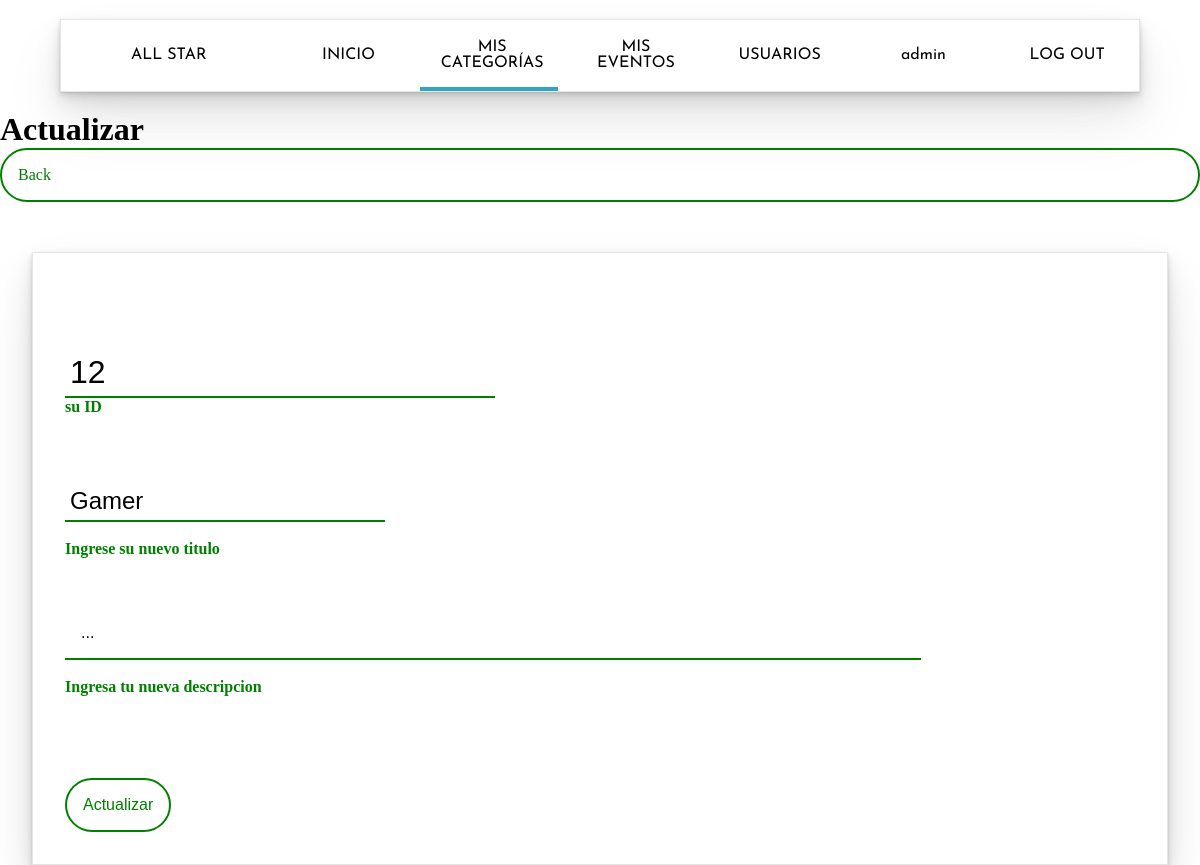
Before: /categoria/update.php?id=12 (signed in) with the older database file.
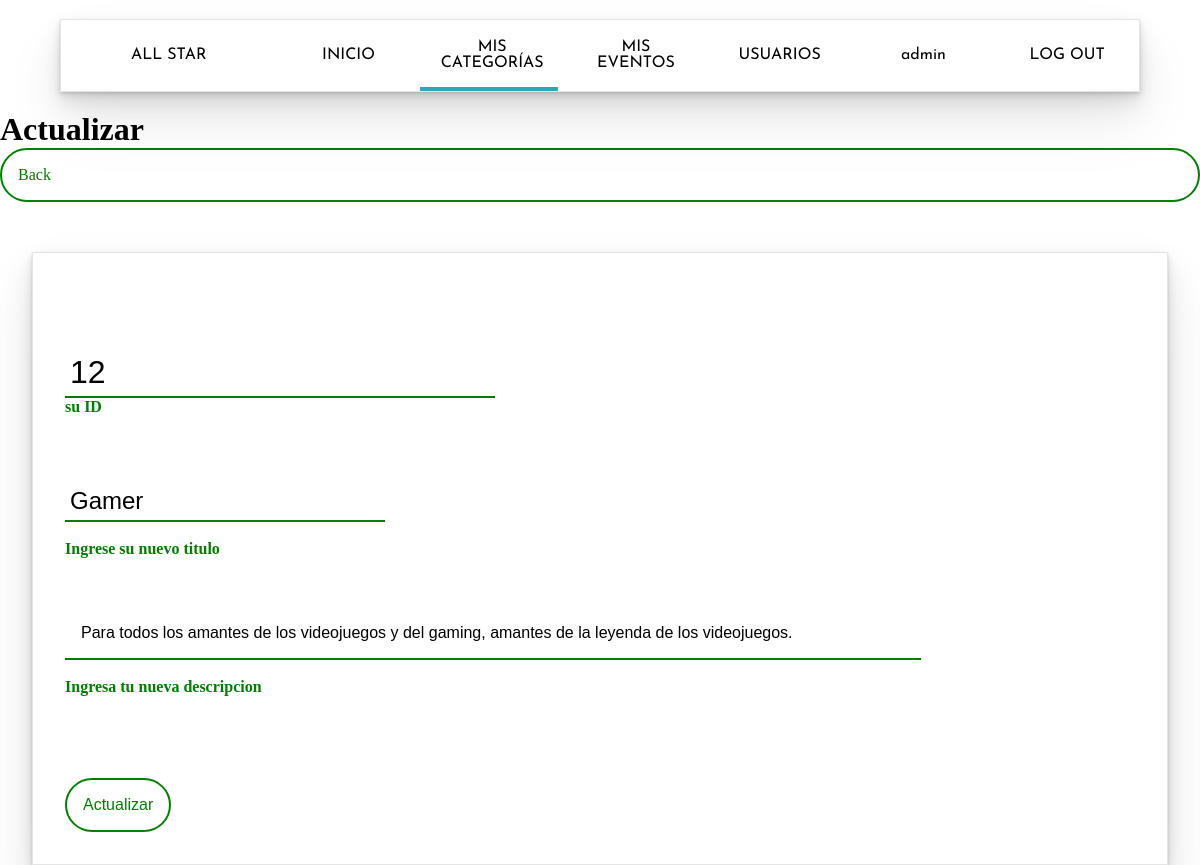
After: the same page with the newer database file.
### tables this page shows
CREATE TABLE IF NOT EXISTS `categoria` (
  `idCategoria` int(11) NOT NULL AUTO_INCREMENT,
  `Titulo` varchar(50) NOT NULL,
  `Descripcion` text NOT NULL,
  PRIMARY KEY (`idCategoria`)
);

### categoria/update.php (the view, shortened to what this page needs)
<?php
require_once('../vista/menu_vista.php');
?>
<!DOCTYPE html>
<html lang="es">
<head>
    <link rel="stylesheet" href="../css/menu.style.css">
    <link rel="stylesheet" href="css/dashboard.css">
    <link rel="stylesheet" href="css/update.css">
</head>
<body>
<div class="content">
	<div class="row">
		<div class="col-md-12">
			<div class="row">
				<div class="col-offset-2 col-md-8">
					<h1>Actualizar</h1>
				</div>
			</div>
		</div>
	</div>
	<div class="row">
		<div class="col-offset-2 col-md-8">
			<div class="row">
				<div class="col-md-offset-2 col-md-8">
					<a href="index.php" class="btn btn-default">Back</a>
				</div>
			</div>
		</div>
	</div>
    <div class="row">
        <div class="col-md-offset-2 col-md-8">
        <form action="update.php" class="form" method="POST">
<?php
if (!empty($_GET)) {
$cn =  Database::connect();
$cn->setAttribute(PDO::ATTR_ERRMODE,PDO::ERRMODE_EXCEPTION);
$query = $cn->prepare("SELECT * FROM categoria where idCategoria = ?");
$query->execute(array($_GET['id']));
$data = $query->fetch(PDO::FETCH_ASSOC);
echo '
<div>
	<div>
		<input type="text" value="'.$data["idCategoria"].'" class="form__field" readonly="readonly" name="idCategoria">
        <br><label for="-">su ID</label><br>
	</div>
	<div>
		<input type="text" value="'.$data["Titulo"].'" class="titu" placeholder="Nombre cuenta" name="Titulo">
        <br><label for="-">Ingrese su nuevo titulo</label><br>
	</div>
	<div>
		<input type="textarea" value="'.$data["Descripcion"].'" cols="30" rows="20" class="descrip" placeholder="Descripcion"  name="Descripcion">
        <br><label for="-">Ingresa tu nueva descripcion</label><br>
    </div>
</div>
';
}
?>
		<div>
			<input type="submit" class="btn" value="Actualizar">
		</div>
	    </form>
        </div>
    </div>
</div>
</body>
</html>

Changed rows visible on the page:
changed categoria "Gamer": Descripcion "..." → "Para todos los amantes de los videojuegos y del gaming, amantes de la leyenda de los videojuegos."
